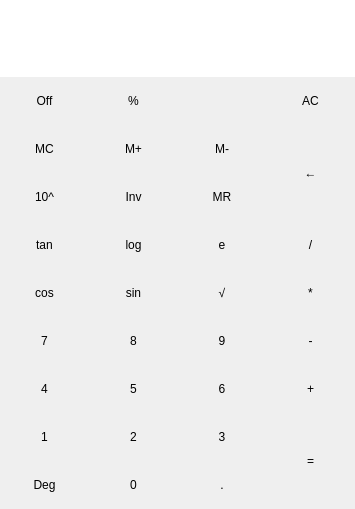
<?xml version="1.0" encoding="UTF-8"?>
<ui version="4.0">
 <class>calculator</class>
 <widget class="QWidget" name="calculator">
  <property name="geometry">
   <rect>
    <x>0</x>
    <y>0</y>
    <width>355</width>
    <height>509</height>
   </rect>
  </property>
  <property name="minimumSize">
   <size>
    <width>0</width>
    <height>471</height>
   </size>
  </property>
  <property name="maximumSize">
   <size>
    <width>400</width>
    <height>554</height>
   </size>
  </property>
  <property name="windowTitle">
   <string>simple_calculator</string>
  </property>
  <layout class="QGridLayout" name="gridLayout">
   <property name="leftMargin">
    <number>0</number>
   </property>
   <property name="topMargin">
    <number>0</number>
   </property>
   <property name="rightMargin">
    <number>0</number>
   </property>
   <property name="bottomMargin">
    <number>0</number>
   </property>
   <property name="spacing">
    <number>0</number>
   </property>
   <item row="5" column="0">
    <widget class="QPushButton" name="btn_tan">
     <property name="minimumSize">
      <size>
       <width>40</width>
       <height>40</height>
      </size>
     </property>
     <property name="maximumSize">
      <size>
       <width>100</width>
       <height>110</height>
      </size>
     </property>
     <property name="text">
      <string>tan</string>
     </property>
     <property name="flat">
      <bool>true</bool>
     </property>
    </widget>
   </item>
   <item row="5" column="1">
    <widget class="QPushButton" name="btn_log">
     <property name="minimumSize">
      <size>
       <width>40</width>
       <height>40</height>
      </size>
     </property>
     <property name="maximumSize">
      <size>
       <width>100</width>
       <height>110</height>
      </size>
     </property>
     <property name="text">
      <string>log</string>
     </property>
     <property name="flat">
      <bool>true</bool>
     </property>
    </widget>
   </item>
   <item row="5" column="2">
    <widget class="QPushButton" name="btn_exp">
     <property name="minimumSize">
      <size>
       <width>40</width>
       <height>40</height>
      </size>
     </property>
     <property name="maximumSize">
      <size>
       <width>100</width>
       <height>110</height>
      </size>
     </property>
     <property name="text">
      <string>e</string>
     </property>
     <property name="flat">
      <bool>true</bool>
     </property>
    </widget>
   </item>
   <item row="5" column="3">
    <widget class="QPushButton" name="btn_div">
     <property name="minimumSize">
      <size>
       <width>40</width>
       <height>40</height>
      </size>
     </property>
     <property name="maximumSize">
      <size>
       <width>100</width>
       <height>110</height>
      </size>
     </property>
     <property name="text">
      <string>/</string>
     </property>
     <property name="flat">
      <bool>true</bool>
     </property>
    </widget>
   </item>
   <item row="6" column="0">
    <widget class="QPushButton" name="btn_cos">
     <property name="minimumSize">
      <size>
       <width>40</width>
       <height>40</height>
      </size>
     </property>
     <property name="maximumSize">
      <size>
       <width>100</width>
       <height>110</height>
      </size>
     </property>
     <property name="text">
      <string>cos</string>
     </property>
     <property name="flat">
      <bool>true</bool>
     </property>
    </widget>
   </item>
   <item row="4" column="0">
    <widget class="QPushButton" name="btn_puissance">
     <property name="minimumSize">
      <size>
       <width>40</width>
       <height>40</height>
      </size>
     </property>
     <property name="maximumSize">
      <size>
       <width>100</width>
       <height>110</height>
      </size>
     </property>
     <property name="text">
      <string>10^</string>
     </property>
     <property name="flat">
      <bool>true</bool>
     </property>
    </widget>
   </item>
   <item row="6" column="1">
    <widget class="QPushButton" name="btn_sin">
     <property name="minimumSize">
      <size>
       <width>40</width>
       <height>40</height>
      </size>
     </property>
     <property name="maximumSize">
      <size>
       <width>100</width>
       <height>110</height>
      </size>
     </property>
     <property name="text">
      <string>sin</string>
     </property>
     <property name="flat">
      <bool>true</bool>
     </property>
    </widget>
   </item>
   <item row="2" column="0">
    <widget class="QPushButton" name="btn_off">
     <property name="minimumSize">
      <size>
       <width>40</width>
       <height>40</height>
      </size>
     </property>
     <property name="maximumSize">
      <size>
       <width>100</width>
       <height>110</height>
      </size>
     </property>
     <property name="text">
      <string>Off</string>
     </property>
     <property name="flat">
      <bool>true</bool>
     </property>
    </widget>
   </item>
   <item row="2" column="3">
    <widget class="QPushButton" name="btn_reset">
     <property name="minimumSize">
      <size>
       <width>40</width>
       <height>40</height>
      </size>
     </property>
     <property name="maximumSize">
      <size>
       <width>100</width>
       <height>110</height>
      </size>
     </property>
     <property name="text">
      <string>AC</string>
     </property>
     <property name="flat">
      <bool>true</bool>
     </property>
    </widget>
   </item>
   <item row="0" column="0" colspan="4">
    <widget class="QLineEdit" name="operation">
     <property name="minimumSize">
      <size>
       <width>0</width>
       <height>35</height>
      </size>
     </property>
     <property name="font">
      <font>
       <pointsize>14</pointsize>
      </font>
     </property>
     <property name="frame">
      <bool>false</bool>
     </property>
     <property name="alignment">
      <set>Qt::AlignRight|Qt::AlignTrailing|Qt::AlignVCenter</set>
     </property>
    </widget>
   </item>
   <item row="4" column="1">
    <widget class="QPushButton" name="btn_inv">
     <property name="minimumSize">
      <size>
       <width>40</width>
       <height>40</height>
      </size>
     </property>
     <property name="maximumSize">
      <size>
       <width>100</width>
       <height>110</height>
      </size>
     </property>
     <property name="text">
      <string>Inv</string>
     </property>
     <property name="flat">
      <bool>true</bool>
     </property>
    </widget>
   </item>
   <item row="1" column="0" colspan="4">
    <widget class="QLineEdit" name="resultat">
     <property name="minimumSize">
      <size>
       <width>0</width>
       <height>42</height>
      </size>
     </property>
     <property name="font">
      <font>
       <pointsize>22</pointsize>
       <weight>75</weight>
       <bold>true</bold>
      </font>
     </property>
     <property name="text">
      <string/>
     </property>
     <property name="frame">
      <bool>false</bool>
     </property>
     <property name="alignment">
      <set>Qt::AlignRight|Qt::AlignTrailing|Qt::AlignVCenter</set>
     </property>
    </widget>
   </item>
   <item row="8" column="3">
    <widget class="QPushButton" name="btn_plus">
     <property name="minimumSize">
      <size>
       <width>40</width>
       <height>40</height>
      </size>
     </property>
     <property name="maximumSize">
      <size>
       <width>100</width>
       <height>110</height>
      </size>
     </property>
     <property name="text">
      <string>+</string>
     </property>
     <property name="flat">
      <bool>true</bool>
     </property>
    </widget>
   </item>
   <item row="9" column="0">
    <widget class="QPushButton" name="btn_1">
     <property name="minimumSize">
      <size>
       <width>40</width>
       <height>40</height>
      </size>
     </property>
     <property name="maximumSize">
      <size>
       <width>100</width>
       <height>110</height>
      </size>
     </property>
     <property name="text">
      <string>1</string>
     </property>
     <property name="flat">
      <bool>true</bool>
     </property>
    </widget>
   </item>
   <item row="8" column="0">
    <widget class="QPushButton" name="btn_4">
     <property name="minimumSize">
      <size>
       <width>40</width>
       <height>40</height>
      </size>
     </property>
     <property name="maximumSize">
      <size>
       <width>100</width>
       <height>110</height>
      </size>
     </property>
     <property name="text">
      <string>4</string>
     </property>
     <property name="flat">
      <bool>true</bool>
     </property>
    </widget>
   </item>
   <item row="7" column="1">
    <widget class="QPushButton" name="btn_8">
     <property name="minimumSize">
      <size>
       <width>40</width>
       <height>40</height>
      </size>
     </property>
     <property name="maximumSize">
      <size>
       <width>100</width>
       <height>110</height>
      </size>
     </property>
     <property name="text">
      <string>8</string>
     </property>
     <property name="flat">
      <bool>true</bool>
     </property>
    </widget>
   </item>
   <item row="7" column="0">
    <widget class="QPushButton" name="btn_7">
     <property name="minimumSize">
      <size>
       <width>40</width>
       <height>40</height>
      </size>
     </property>
     <property name="maximumSize">
      <size>
       <width>100</width>
       <height>110</height>
      </size>
     </property>
     <property name="text">
      <string>7</string>
     </property>
     <property name="flat">
      <bool>true</bool>
     </property>
    </widget>
   </item>
   <item row="6" column="3">
    <widget class="QPushButton" name="btn_mult">
     <property name="minimumSize">
      <size>
       <width>40</width>
       <height>40</height>
      </size>
     </property>
     <property name="maximumSize">
      <size>
       <width>100</width>
       <height>110</height>
      </size>
     </property>
     <property name="text">
      <string>*</string>
     </property>
     <property name="flat">
      <bool>true</bool>
     </property>
    </widget>
   </item>
   <item row="9" column="2">
    <widget class="QPushButton" name="btn_3">
     <property name="minimumSize">
      <size>
       <width>40</width>
       <height>40</height>
      </size>
     </property>
     <property name="maximumSize">
      <size>
       <width>100</width>
       <height>110</height>
      </size>
     </property>
     <property name="text">
      <string>3</string>
     </property>
     <property name="flat">
      <bool>true</bool>
     </property>
    </widget>
   </item>
   <item row="8" column="2">
    <widget class="QPushButton" name="btn_6">
     <property name="minimumSize">
      <size>
       <width>40</width>
       <height>40</height>
      </size>
     </property>
     <property name="maximumSize">
      <size>
       <width>100</width>
       <height>110</height>
      </size>
     </property>
     <property name="text">
      <string>6</string>
     </property>
     <property name="flat">
      <bool>true</bool>
     </property>
    </widget>
   </item>
   <item row="7" column="2">
    <widget class="QPushButton" name="btn_9">
     <property name="minimumSize">
      <size>
       <width>40</width>
       <height>40</height>
      </size>
     </property>
     <property name="maximumSize">
      <size>
       <width>100</width>
       <height>110</height>
      </size>
     </property>
     <property name="text">
      <string>9</string>
     </property>
     <property name="flat">
      <bool>true</bool>
     </property>
    </widget>
   </item>
   <item row="6" column="2">
    <widget class="QPushButton" name="btn_racine">
     <property name="minimumSize">
      <size>
       <width>40</width>
       <height>40</height>
      </size>
     </property>
     <property name="maximumSize">
      <size>
       <width>100</width>
       <height>110</height>
      </size>
     </property>
     <property name="text">
      <string>√</string>
     </property>
     <property name="flat">
      <bool>true</bool>
     </property>
    </widget>
   </item>
   <item row="9" column="1">
    <widget class="QPushButton" name="btn_2">
     <property name="minimumSize">
      <size>
       <width>40</width>
       <height>40</height>
      </size>
     </property>
     <property name="maximumSize">
      <size>
       <width>100</width>
       <height>110</height>
      </size>
     </property>
     <property name="text">
      <string>2</string>
     </property>
     <property name="flat">
      <bool>true</bool>
     </property>
    </widget>
   </item>
   <item row="10" column="1">
    <widget class="QPushButton" name="btn_0">
     <property name="minimumSize">
      <size>
       <width>40</width>
       <height>40</height>
      </size>
     </property>
     <property name="maximumSize">
      <size>
       <width>100</width>
       <height>110</height>
      </size>
     </property>
     <property name="text">
      <string>0</string>
     </property>
     <property name="flat">
      <bool>true</bool>
     </property>
    </widget>
   </item>
   <item row="10" column="2">
    <widget class="QPushButton" name="btn_point">
     <property name="minimumSize">
      <size>
       <width>40</width>
       <height>40</height>
      </size>
     </property>
     <property name="maximumSize">
      <size>
       <width>100</width>
       <height>110</height>
      </size>
     </property>
     <property name="text">
      <string>.</string>
     </property>
     <property name="flat">
      <bool>true</bool>
     </property>
    </widget>
   </item>
   <item row="7" column="3">
    <widget class="QPushButton" name="btn_moins">
     <property name="minimumSize">
      <size>
       <width>40</width>
       <height>40</height>
      </size>
     </property>
     <property name="maximumSize">
      <size>
       <width>100</width>
       <height>110</height>
      </size>
     </property>
     <property name="text">
      <string>-</string>
     </property>
     <property name="flat">
      <bool>true</bool>
     </property>
    </widget>
   </item>
   <item row="8" column="1">
    <widget class="QPushButton" name="btn_5">
     <property name="minimumSize">
      <size>
       <width>40</width>
       <height>40</height>
      </size>
     </property>
     <property name="maximumSize">
      <size>
       <width>100</width>
       <height>110</height>
      </size>
     </property>
     <property name="text">
      <string>5</string>
     </property>
     <property name="flat">
      <bool>true</bool>
     </property>
    </widget>
   </item>
   <item row="4" column="2">
    <widget class="QPushButton" name="btn_mr">
     <property name="minimumSize">
      <size>
       <width>40</width>
       <height>40</height>
      </size>
     </property>
     <property name="maximumSize">
      <size>
       <width>100</width>
       <height>110</height>
      </size>
     </property>
     <property name="text">
      <string>MR</string>
     </property>
     <property name="flat">
      <bool>true</bool>
     </property>
    </widget>
   </item>
   <item row="3" column="0">
    <widget class="QPushButton" name="btn_mc">
     <property name="minimumSize">
      <size>
       <width>40</width>
       <height>40</height>
      </size>
     </property>
     <property name="maximumSize">
      <size>
       <width>100</width>
       <height>110</height>
      </size>
     </property>
     <property name="text">
      <string>MC</string>
     </property>
     <property name="flat">
      <bool>true</bool>
     </property>
    </widget>
   </item>
   <item row="3" column="1">
    <widget class="QPushButton" name="btn_mPlus">
     <property name="minimumSize">
      <size>
       <width>40</width>
       <height>40</height>
      </size>
     </property>
     <property name="maximumSize">
      <size>
       <width>100</width>
       <height>110</height>
      </size>
     </property>
     <property name="text">
      <string>M+</string>
     </property>
     <property name="flat">
      <bool>true</bool>
     </property>
    </widget>
   </item>
   <item row="3" column="2">
    <widget class="QPushButton" name="btn_mMoins">
     <property name="minimumSize">
      <size>
       <width>40</width>
       <height>40</height>
      </size>
     </property>
     <property name="maximumSize">
      <size>
       <width>100</width>
       <height>110</height>
      </size>
     </property>
     <property name="text">
      <string>M-</string>
     </property>
     <property name="flat">
      <bool>true</bool>
     </property>
    </widget>
   </item>
   <item row="3" column="3" rowspan="2">
    <widget class="QPushButton" name="btn_backspace">
     <property name="minimumSize">
      <size>
       <width>40</width>
       <height>40</height>
      </size>
     </property>
     <property name="maximumSize">
      <size>
       <width>100</width>
       <height>110</height>
      </size>
     </property>
     <property name="text">
      <string>←</string>
     </property>
     <property name="flat">
      <bool>true</bool>
     </property>
    </widget>
   </item>
   <item row="9" column="3" rowspan="2">
    <widget class="QPushButton" name="btn_equal">
     <property name="minimumSize">
      <size>
       <width>40</width>
       <height>40</height>
      </size>
     </property>
     <property name="maximumSize">
      <size>
       <width>100</width>
       <height>110</height>
      </size>
     </property>
     <property name="text">
      <string>=</string>
     </property>
     <property name="flat">
      <bool>true</bool>
     </property>
    </widget>
   </item>
   <item row="2" column="1">
    <widget class="QPushButton" name="btn_percent">
     <property name="minimumSize">
      <size>
       <width>40</width>
       <height>40</height>
      </size>
     </property>
     <property name="maximumSize">
      <size>
       <width>100</width>
       <height>110</height>
      </size>
     </property>
     <property name="text">
      <string>%</string>
     </property>
     <property name="flat">
      <bool>true</bool>
     </property>
    </widget>
   </item>
   <item row="10" column="0">
    <widget class="QPushButton" name="btn_degree">
     <property name="minimumSize">
      <size>
       <width>40</width>
       <height>40</height>
      </size>
     </property>
     <property name="maximumSize">
      <size>
       <width>100</width>
       <height>110</height>
      </size>
     </property>
     <property name="text">
      <string>Deg</string>
     </property>
     <property name="flat">
      <bool>true</bool>
     </property>
    </widget>
   </item>
  </layout>
 </widget>
 <resources/>
 <connections/>
</ui>
